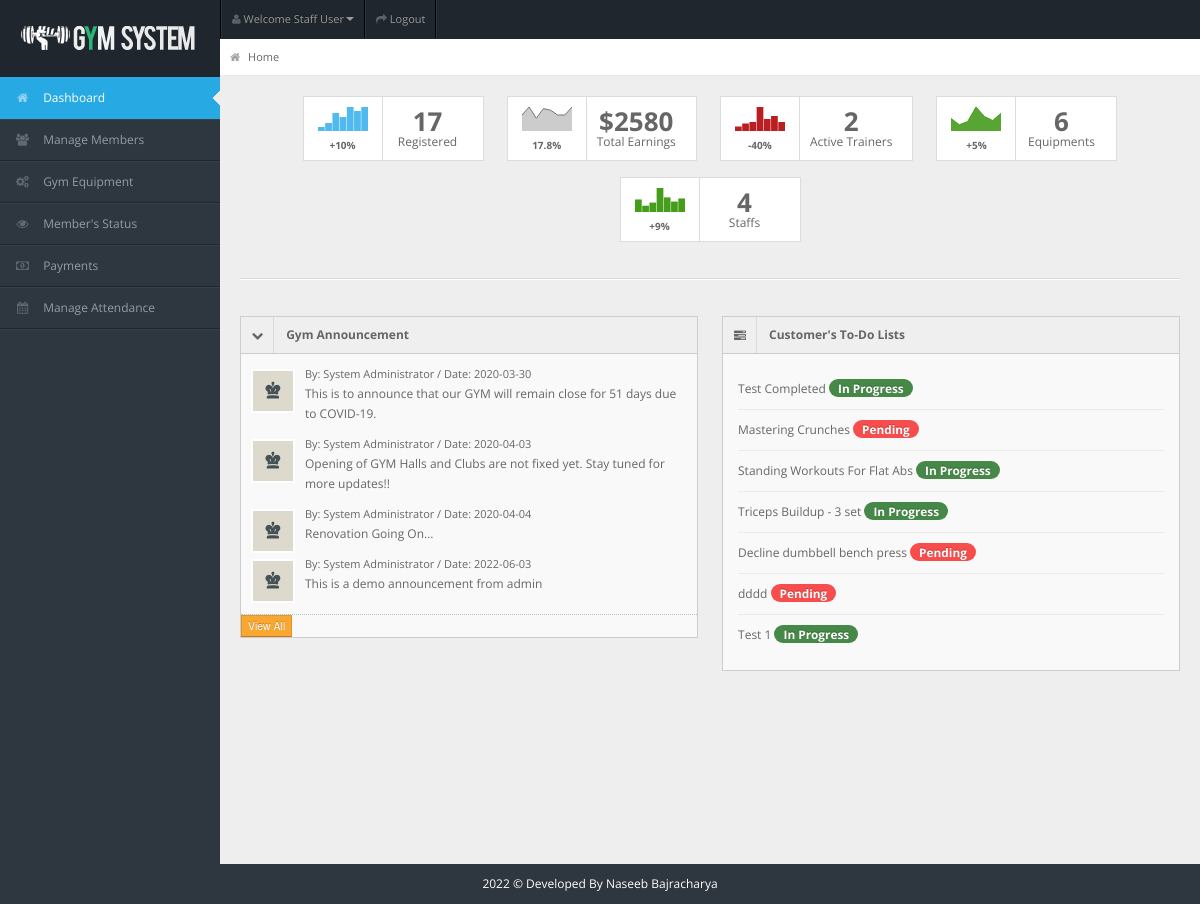
Page /staff/staff-pages/index.php (signed in) on the committed database.
### tables this page shows
CREATE TABLE `announcements` (
  `id` int(11) NOT NULL,
  `message` varchar(100) NOT NULL,
  `date` date NOT NULL
);

CREATE TABLE `todo` (
  `id` int(11) NOT NULL,
  `task_status` varchar(50) NOT NULL,
  `task_desc` varchar(30) NOT NULL,
  `user_id` int(7) NOT NULL
);

### staff/staff-pages/index.php (the view, shortened to what this page needs)
<!DOCTYPE html>
<html lang="en">
<head>
<link rel="stylesheet" href="../css/bootstrap.min.css" />
<link rel="stylesheet" href="../css/bootstrap-responsive.min.css" />
<link rel="stylesheet" href="../css/fullcalendar.css" />
<link rel="stylesheet" href="../css/matrix-style.css" />
<link rel="stylesheet" href="../css/matrix-media.css" />
<link href="../font-awesome/css/font-awesome.css" rel="stylesheet" />
<link rel="stylesheet" href="../css/jquery.gritter.css" />
</head>
<body>
<div id="header">
  <h1><a href="dashboard.html">Perfect Gym</a></h1>
</div>
<?php $page="dashboard"; include '../includes/header.php'?>
<?php $page="dashboard"; include '../includes/sidebar.php'?>
<div id="content">
  <div id="content-header">
    <div id="breadcrumb"> <a href="index.php" title="You're right here" class="tip-bottom"><i class="icon-home"></i> Home</a></div>
  </div>
  <div class="container-fluid">
    <div class="row-fluid">
    <div class="widget-box widget-plain">
      <div class="center">
        <ul class="stat-boxes2">
          <li>
            <div class="left peity_bar_neutral"><span><span style="display: none;">2,4,9,7,12,10,12</span>
              </span>+10%</div>
            <div class="right"> <strong><?php include 'dashboard-usercount.php' ?></strong> Registered </div>
          </li>
          <li>
            <div class="left peity_line_neutral"><span><span style="display: none;">10,15,8,14,13,10,10,15</span>
              </span>17.8%</div>
            <div class="right"> <strong>$<?php include 'income-count.php' ?></strong> Total Earnings </div>
          </li>
          <li>
            <div class="left peity_bar_bad"><span><span style="display: none;">3,5,6,16,8,10,6</span>
              </span>-40%</div>
            <div class="right"> <strong><?php include 'actions/count-trainers.php' ?></strong> Active Trainers</div>
          </li>
          <li>
            <div class="left peity_line_good"><span><span style="display: none;">12,6,9,23,14,10,17</span>
              </span>+5%</div>
            <div class="right"> <strong><?php include 'actions/count-equipments.php' ?></strong>Equipments </div>
          </li>
          <li>
            <div class="left peity_bar_good"><span>12,6,9,23,14,10,13</span>+9%</div>
            <div class="right"> <strong><?php include 'actions/dashboard-staff-count.php' ?></strong> Staffs</div>
          </li>
        </ul>
      </div>
    </div>
    </div>
    <hr/>
    <div class="row-fluid">
      <div class="span6">
        <div class="widget-box">
          <div class="widget-title bg_ly" data-toggle="collapse" href="#collapseG2"><span class="icon"><i class="icon-chevron-down"></i></span>
            <h5>Gym Announcement</h5>
          </div>
          <div class="widget-content nopadding collapse in" id="collapseG2">
            <ul class="recent-posts">
              <li>
              <?php
                $qry="select * from announcements";
                  $result=mysqli_query($conn,$qry);
                while($row=mysqli_fetch_array($result)){
                  echo"<div class='user-thumb'> <img width='70' height='40' alt='User' src='../img/demo/av1.jpg'> </div>";
                  echo"<div class='article-post'>";
                  echo"<span class='user-info'> By: System Administrator / Date: ".$row['date']." </span>";
                  echo"<p><a href='#'>".$row['message']."</a> </p>";
                }
                echo"</div>";
                echo"</li>";
              ?>
                <button class="btn btn-warning btn-mini">View All</button>
            </ul>
          </div>
        </div>
      </div>
      <div class="span6">
        <div class="widget-box">
          <div class="widget-title"> <span class="icon"><i class="icon-tasks"></i></span>
            <h5>Customer's To-Do Lists</h5>
          </div>
          <div class="widget-content">
            <div class="todo">
              <ul>
              <?php
                $qry="SELECT * FROM todo";
                $result=mysqli_query($conn,$qry);
                while($row=mysqli_fetch_array($result)){ ?>
                <li class='clearfix'>
                    <div class='txt'> <?php echo $row["task_desc"]?> <?php if ($row["task_status"] == "Pending") { echo '<span class="date badge badge-important">Pending</span>';} else { echo '<span class="date badge badge-success">In Progress</span>'; }?></div>
               <?php }
                echo"</li>";
              echo"</ul>";
              ?>
            </div>
          </div>
        </div>
      </div>
    </div>
  </div>
</div>
<div class="row-fluid">
  <div id="footer" class="span12"> <?php echo date("Y");?> &copy; Developed By Naseeb Bajracharya</a> </div>
</div>
</body>
</html>

### staff/css/matrix-media.css (style rules this page uses)
body { background:#2E363F; }
#header { background-color: #1f262d; margin-top:10px; }

### staff/staff-pages/index.php (style rules this page uses)
#footer { color: white; }

### rows in the picture
announcements: date "2020-03-30", message "This is to announce that our GYM will remain close for 51 days due to COVID-19."
announcements: date "2020-04-03", message "Opening of GYM Halls and Clubs are not fixed yet. Stay tuned for more updates!!"
announcements: date "2020-04-04", message "Renovation Going On..."
announcements: date "2022-06-03", message "This is a demo announcement from admin"
todo: task_desc "Test Completed", task_status "In Progress"
todo: task_desc "Mastering Crunches", task_status "Pending"
todo: task_desc "Standing Workouts For Flat Abs", task_status "In Progress"
todo: task_desc "Triceps Buildup - 3 set", task_status "In Progress"
todo: task_desc "Decline dumbbell bench press", task_status "Pending"
todo: task_desc "dddd", task_status "Pending"
todo: task_desc "Test 1", task_status "In Progress"

### other values in the picture
$query->num_rows "17"
$row_amountsum['SUM( amount)'] "2580"
$query->num_rows "2"
$query->num_rows "6"
$query->num_rows "4"
